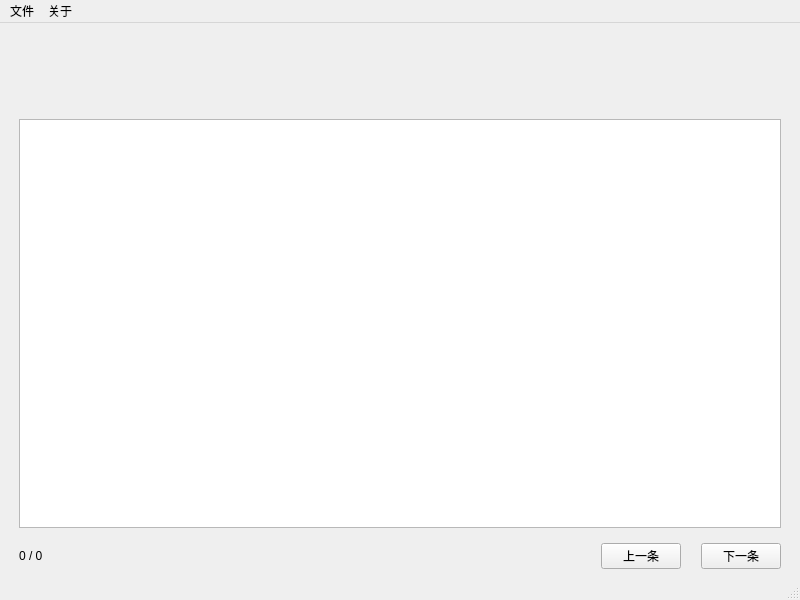
<?xml version="1.0" encoding="UTF-8"?>
<ui version="4.0">
 <class>randomtips</class>
 <widget class="QMainWindow" name="randomtips">
  <property name="geometry">
   <rect>
    <x>0</x>
    <y>0</y>
    <width>800</width>
    <height>600</height>
   </rect>
  </property>
  <property name="windowTitle">
   <string>随机提示</string>
  </property>
  <widget class="QWidget" name="centralwidget">
   <layout class="QFormLayout" name="formLayout">
    <item row="0" column="0" colspan="2">
     <layout class="QVBoxLayout" name="verticalLayout">
      <property name="spacing">
       <number>15</number>
      </property>
      <property name="leftMargin">
       <number>10</number>
      </property>
      <property name="rightMargin">
       <number>10</number>
      </property>
      <item>
       <widget class="QLabel" name="label_title">
        <property name="minimumSize">
         <size>
          <width>0</width>
          <height>72</height>
         </size>
        </property>
        <property name="font">
         <font>
          <pointsize>20</pointsize>
         </font>
        </property>
        <property name="toolTip">
         <string/>
        </property>
        <property name="text">
         <string>&lt;html&gt;&lt;head/&gt;&lt;body&gt;&lt;p&gt;&lt;br/&gt;&lt;/p&gt;&lt;/body&gt;&lt;/html&gt;</string>
        </property>
        <property name="alignment">
         <set>Qt::AlignmentFlag::AlignCenter</set>
        </property>
       </widget>
      </item>
      <item>
       <widget class="QTextEdit" name="textEdit_content">
        <property name="font">
         <font>
          <pointsize>12</pointsize>
         </font>
        </property>
        <property name="readOnly">
         <bool>true</bool>
        </property>
        <property name="html">
         <string>&lt;!DOCTYPE HTML PUBLIC &quot;-//W3C//DTD HTML 4.0//EN&quot; &quot;http://www.w3.org/TR/REC-html40/strict.dtd&quot;&gt;
&lt;html&gt;&lt;head&gt;&lt;meta name=&quot;qrichtext&quot; content=&quot;1&quot; /&gt;&lt;meta charset=&quot;utf-8&quot; /&gt;&lt;style type=&quot;text/css&quot;&gt;
p, li { white-space: pre-wrap; }
hr { height: 1px; border-width: 0; }
li.unchecked::marker { content: &quot;\2610&quot;; }
li.checked::marker { content: &quot;\2612&quot;; }
&lt;/style&gt;&lt;/head&gt;&lt;body style=&quot; font-family:'HarmonyOS Sans SC'; font-size:12pt; font-weight:400; font-style:normal;&quot;&gt;
&lt;p style=&quot;-qt-paragraph-type:empty; margin-top:0px; margin-bottom:0px; margin-left:0px; margin-right:0px; -qt-block-indent:0; text-indent:0px;&quot;&gt;&lt;br /&gt;&lt;/p&gt;&lt;/body&gt;&lt;/html&gt;</string>
        </property>
       </widget>
      </item>
      <item>
       <layout class="QHBoxLayout" name="horizontalLayout_2">
        <item>
         <widget class="QLabel" name="label_status">
          <property name="text">
           <string>0 / 0</string>
          </property>
         </widget>
        </item>
        <item>
         <spacer name="horizontalSpacer">
          <property name="orientation">
           <enum>Qt::Orientation::Horizontal</enum>
          </property>
          <property name="sizeHint" stdset="0">
           <size>
            <width>40</width>
            <height>20</height>
           </size>
          </property>
         </spacer>
        </item>
        <item>
         <layout class="QHBoxLayout" name="horizontalLayout">
          <property name="spacing">
           <number>20</number>
          </property>
          <item>
           <widget class="QPushButton" name="pushButton_previous">
            <property name="text">
             <string>上一条</string>
            </property>
           </widget>
          </item>
          <item>
           <widget class="QPushButton" name="pushButton_next">
            <property name="text">
             <string>下一条</string>
            </property>
           </widget>
          </item>
         </layout>
        </item>
       </layout>
      </item>
     </layout>
    </item>
   </layout>
  </widget>
  <widget class="QMenuBar" name="menubar">
   <property name="geometry">
    <rect>
     <x>0</x>
     <y>0</y>
     <width>800</width>
     <height>30</height>
    </rect>
   </property>
   <widget class="QMenu" name="menu">
    <property name="title">
     <string>文件</string>
    </property>
    <addaction name="action_open"/>
    <addaction name="action_refresh"/>
    <addaction name="separator"/>
    <addaction name="action_exit"/>
   </widget>
   <widget class="QMenu" name="menu_2">
    <property name="title">
     <string>关于</string>
    </property>
    <addaction name="action_readme"/>
   </widget>
   <addaction name="menu"/>
   <addaction name="menu_2"/>
  </widget>
  <widget class="QStatusBar" name="statusbar"/>
  <action name="action_open">
   <property name="text">
    <string>载入</string>
   </property>
   <property name="shortcut">
    <string>Ctrl+O</string>
   </property>
  </action>
  <action name="action_refresh">
   <property name="text">
    <string>重排</string>
   </property>
   <property name="shortcut">
    <string>Ctrl+R</string>
   </property>
  </action>
  <action name="action_exit">
   <property name="text">
    <string>退出</string>
   </property>
   <property name="shortcut">
    <string>Ctrl+Q</string>
   </property>
  </action>
  <action name="action_readme">
   <property name="text">
    <string>说明</string>
   </property>
   <property name="shortcut">
    <string>Ctrl+A</string>
   </property>
  </action>
 </widget>
 <resources/>
 <connections/>
</ui>
